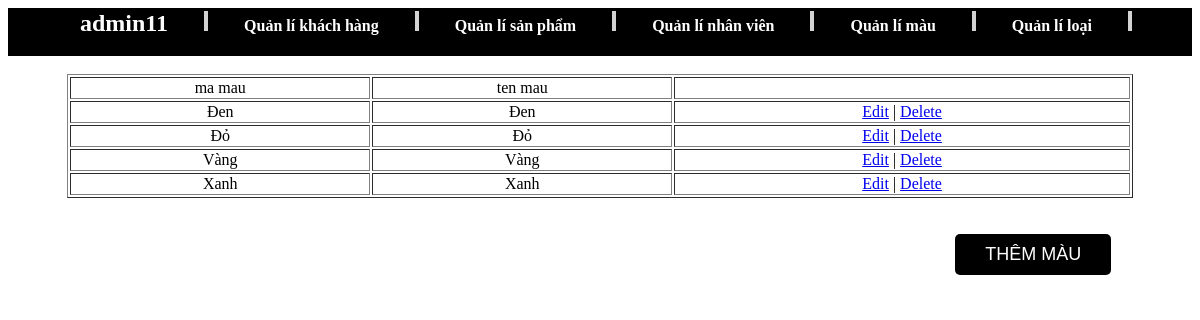
The app's page /admin/index.php?quanly=ql_mau (signed in) with its own data.
### tables this page shows
CREATE TABLE `mau` (
  `mamau` varchar(100) NOT NULL,
  `tenmau` varchar(100) NOT NULL
);

### admin/index.php (called while the page is built, shortened)
<?php session_start();
 include('includes/header.php') ?>
<?php
	include('functions/config.php');
?>
<?php include('includes/footer.php') ?>

### admin/functions/ql_mau.php (the view, shortened to what this page needs)
<div class="row">
	<div class="col-12">
		<?php
			$sql1 = "select * from mau";
			$query1 = mysqli_query($con, $sql1);
				?>
		 <table border="1" style="text-align: center;width: 90%; margin-left:5%">
		 	<tr>
		 		<td>ma mau</td>
		 		<td>ten mau</td>
		 		<td></td>
		 	</tr>
		 	<?php
		 		while($data = mysqli_fetch_array($query1))
		 		{
		 			echo '<tr>
		 				<td>'.$data["mamau"].'</td>
		 				<td>'.$data["tenmau"].'</td>
		 				<td><a href="index.php?sua=edit_mau&id='.$data["mamau"].'">Edit</a> | <a href="index.php?quanly=ql_mau&id_delete='.$data["mamau"].'">Delete</a> </td>
		 			</tr>';
		 		}
		 	 ?>
		 </table>
		 <br/><br/>
		 <a href="index.php?them=add_mau"><button class="btn">THÊM MÀU</button></a>
	</div>
</div>

### admin/css/style.css (style rules this page uses)
.btn { cursor: pointer;background-color: black; color:white;font-size: 18px;border: 0;border-radius: 5px;margin-left: 80%;padding: 10px 30px; }

### records on screen
mau: mamau "Đen", tenmau "Đen"
mau: mamau "Đỏ", tenmau "Đỏ"
mau: mamau "Vàng", tenmau "Vàng"
mau: mamau "Xanh", tenmau "Xanh"

### other values on screen
$_SESSION["nhanvien"]["accad"] "admin11"
